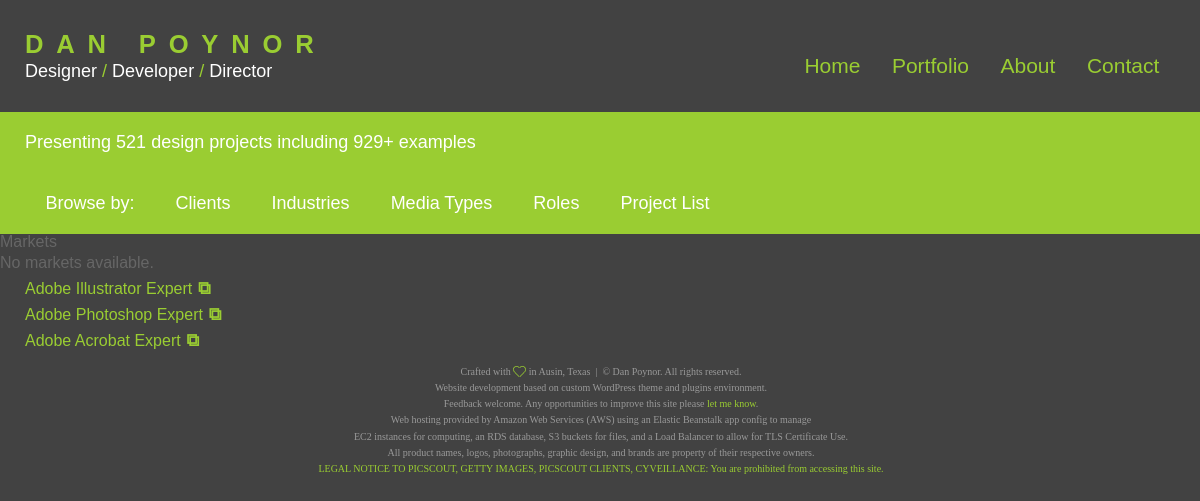
Before: /portfolio/markets/ with the older database file.
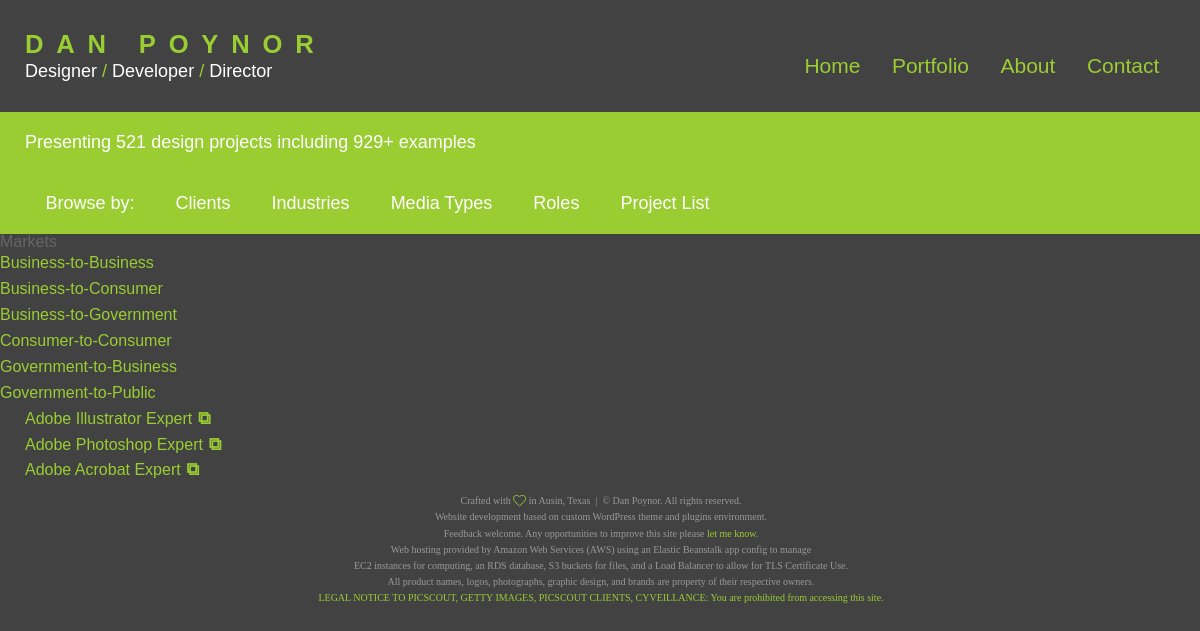
After: the same page with the newer database file.
### portfolio/models.py (models this page shows, shortened)
class Market(models.Model):
    class Meta:
        verbose_name = 'Market'
        verbose_name_plural = 'Markets'
        ordering = ['name']
    name = models.CharField(max_length=200, unique=True)
    slug = models.SlugField(max_length=200, unique=True)
    description = models.TextField(help_text="Enter the market description", blank=True, null=True)
    visible = models.BooleanField(default=True, help_text="Check if the project item should be visible")
    image_sm = models.URLField(max_length=200, blank=True, null=True, validators=[URLValidator()])
    image_md = models.URLField(max_length=200, blank=True, null=True, validators=[URLValidator()])
    image_lg = models.URLField(max_length=200, blank=True, null=True, validators=[URLValidator()])
    created_at = models.DateTimeField(auto_now_add=True)
    updated_at = models.DateTimeField(auto_now=True)
    def get_absolute_url(self):
        return reverse('market_detail', args=[str(self.slug)])

### portfolio/views.py (the view)
# urls.py: path("portfolio/markets/", views.markets, name="markets"),
def markets(request):
    markets = Market.objects.all()
    return render(request, 'pages/portfolio/markets/page.html', {'markets': markets})

### portfolio/templates/pages/portfolio/markets/page.html
{% extends 'base_portfolio.html' %}
{% block content %}
  <h1>Markets</h1>
  <ul>
    {% for market in markets %}
      <li>
        <a href="{{ market.get_absolute_url }}">{{ market.name }}</a>
      </li>
      {% empty %}
      <li>No markets available.</li>
    {% endfor %}
  </ul>
{% endblock %}

### portfolio/templates/base_portfolio.html (shortened to what this page needs)
{% load static %}
<!DOCTYPE html>
<html lang="en">
  <head>
    <link rel="stylesheet" type="text/css" href="{% static 'css/styles.css' %}" />
  </head>
  <body>
    {% include 'partials/_header.html' %}
    <div class="wrapper">
      {% include 'partials/_subnav-portfolio.html' %}
      {% block content %}
      {% endblock %}
      {% include 'partials/_footer.html' %}
    </div>
  </body>
</html>

### portfolio/templates/partials/_header.html
{% load static %}
<header>
  <div class="container">
    <div class="site-branding">
      <h1 class="site-title">Dan Poynor</h1>
      <p class="site-description">Designer <span>/</span> Developer <span>/</span> Director</p>
    </div>
    <nav>
      <ul>
        <li{% if request.resolver_match.url_name == 'home' %} class="active"{% endif %}>
          <a href="{% url 'home' %}">Home</a>
        </li>
        <li{% if request.resolver_match.url_name == 'portfolio' %} class="active"{% endif %}>
          <a href="{% url 'portfolio' %}">Portfolio</a>
        </li>
        <li{% if request.resolver_match.url_name == 'about' %} class="active"{% endif %}>
          <a href="{% url 'about' %}">About</a>
        </li>
        <li{% if request.resolver_match.url_name == 'contact' %} class="active"{% endif %}>
          <a href="{% url 'contact' %}">Contact</a>
        </li>
      </ul>
    </nav>
  </div>
</header>

### portfolio/templates/partials/_subnav-portfolio.html (shortened to what this page needs)
<div class="sub-nav">
  <div class="container">
    <div class="totals">
      <p>
        Presenting <span>521</span> design projects <span style="white-space:nowrap">including <span>929+</span> examples</span>
      </p>
    </div>
    <div class="nav portfolio-sub-tabs">
      <ul>
        <li class="prompt">Browse by:</li>
        <li id="menu-item-365" class="clients-tab menu-item menu-item-type-post_type menu-item-object-page menu-item-365">
          <a target="_top" href="/portfolio/clients/">Clients</a>
        </li>
        <li id="menu-item-362" class="industries-tab menu-item menu-item-type-post_type menu-item-object-page menu-item-362">
          <a target="_top" href="/portfolio/industries/">Industries</a>
        </li>
        <li id="menu-item-366" class="formats-tab menu-item menu-item-type-post_type menu-item-object-page menu-item-366">
          <a target="_top" href="/portfolio/media-types/">Media Types</a>
        </li>
        <li id="menu-item-490" class="roles-tab menu-item menu-item-type-post_type menu-item-object-page menu-item-490">
          <a target="_top" href="/portfolio/roles/">Roles</a>
        </li>
        <li id="menu-item-7090" class="menu-item menu-item-type-post_type menu-item-object-page menu-item-7090">
          <a target="_top" href="/portfolio/projects/">Project List</a>
        </li>
      </ul>
    </div>
  </div>
</div>

### portfolio/templates/partials/_footer.html (shortened to what this page needs)
{% load static %}
<footer>
  <div class='container'>
    <ul class='badges'>
      <li class='illustrator'><a href='https://www.youracclaim.com/badges/7d763963-9355-4948-a065-355bbc1fe3ce' target='_blank'>Adobe Illustrator Expert</a></li>
      <li class='photoshop'><a href='https://www.youracclaim.com/badges/a8ebce17-d432-4551-adc1-b05bc8bd2345' target='_blank'>Adobe Photoshop Expert</a></li>
      <li class='acrobat'><a href='https://www.youracclaim.com/users/dan-poynor' target='_blank'>Adobe Acrobat Expert</a></li>
    </ul>
    <p class="site-info">Crafted with&nbsp;&nbsp;in Ausin, Texas&nbsp; | &nbsp;<span class='nowrap'>&copy; Dan Poynor. All rights reserved.</span><br>
    Website development based on custom <span style='white-space:nowrap'>WordPress theme and plugins environment.</span><br>
    Feedback welcome. Any opportunities to improve this site <span style='white-space:nowrap'>please <a href='/contact/'>let me know</a>.</span><br>
    Web hosting provided by Amazon Web Services (AWS) using an Elastic Beanstalk app config to manage <br>EC2 instances for computing, an RDS database, S3 buckets for files, and a Load Balancer to allow for TLS Certificate Use.<br>
    All product names, logos, photographs, graphic design, and brands are property of their <span class='nowrap'>respective owners.</span><br>
    <a href='/legal-notice-to-picscout-getty-images-picscout-clients-cyveillance-you-are-prohibited-from-accessing-this-site/' target='_top'>LEGAL NOTICE TO PICSCOUT, GETTY IMAGES, PICSCOUT CLIENTS, CYVEILLANCE: You are prohibited from accessing this site.</a></p>
  </div>
</footer>

### portfolio/static/css/styles.css (style rules this page uses)
:root { --t3: #9acd32; --t4: #f6f6f6; --t5: #666666; --t6: #424242; --t7: #ffffff; --t8: #dddddd; --t9: #424242; --t10: rgba(154,205,50,.05); --t11: rgba(154,205,50,.1); --t12: rgba(154,205,50,.825); --t13: #f5faeb; }
html, button, input, select, textarea { color: #666666; }
html { -webkit-font-smoothing: antialiased; }
html, body { font: normal 100%/1.6180339888 "Source Sans Pro", sans-serif; color: #666666; color: var(--t5); }
h1, h2, h3, h4, h5, h6 { font: normal 400 1em/1 "Bitter", sans-serif; margin: 0; text-rendering: optimizeLegibility; }
a { color: #20B2AA; color: var(--t3); transition: all 0.3s ease-out; }
a, a:visited, a:hover { text-decoration: none; }
body > header a { transition: none; }
.site-title { color: #28d8cf; color: var(--t3); font-size: 1.6em; font-weight: 700; letter-spacing: 0.5em; margin: 0 0 -0.5em 0; text-transform: uppercase; white-space: nowrap; width: 100%; }
.site-description { color: rgb(255, 255, 255); font: normal 1.125em/1 "Oswald", sans-serif; margin: 1em 0 0; }
.site-description span { color: #20B2AA; color: var(--t3); }
.nowrap { white-space: nowrap; }
*, *:before, *:after { -moz-box-sizing: border-box; -webkit-box-sizing: border-box; box-sizing: border-box; }
html, body { width: 100%; height: 100%; margin: 0; padding: 0; background-color: #424242; background-color: var(--t9); background-image: url(/wp-content/themes/danpoynor-2017/images/backgrounds/tile.png); background-attachment: fixed; transition: background-color 0.3s ease-out; overflow-anchor: none; }
body { position: relative; min-height: 100%; margin: 0; }
header, main, section, article, aside, nav, figure, figcaption, footer { display: block; }
.container { margin: 0 auto; padding: 0 1em; position: relative; width: 100%; max-width: 1182px; }
body > header .container { height: 7em; }
body > header { color: rgb(255, 255, 255); width: 100%; }
body > header .container { position: relative; overflow: visible; display: flex; flex-flow: row nowrap; justify-content: space-between; align-items: center; }
body > header .site-branding { display: flex; flex-flow: row wrap; justify-content: flex-start; align-items: flex-start; }
header nav ul { list-style-type: none; font: normal 1.3125em/1 "Oswald", sans-serif; margin: 0; padding: 1.175em 0 0; display: flex; flex-flow: row nowrap; justify-content: space-between; align-items: flex-start; }
header nav ul > li { margin: 0; position: relative; }
header nav ul > li > a { color: #20B2AA; color: var(--t3); display: inline-block; padding: 0.5em 0.75em 0.75em; position: relative; white-space: nowrap; transition: color 0.3s ease-in-out; }
a[target=_blank]:after { content: "⧉"; font-size: 1.1em; font-weight: 700; line-height: 1; padding-left: 0.33em; }
.footer-heart { vertical-align: text-top; }
ul { list-style-type: none; margin: 0; padding: 0; }
li { margin: 0; }
.sub-nav { background: #20B2AA; background: var(--t3); }
.sub-nav .container { display: flex; flex-flow: row wrap; justify-content: space-between; align-items: center; color: rgb(255, 255, 255); }
.sub-nav .container .totals { font: normal 1.125em/1.4 "Oswald", sans-serif; margin: 1em 0; }
.sub-nav .container .totals p { margin: 0; }
@media only screen and (min-width: 720.1px) { .sub-nav .container .portfolio-sub-tabs ul { display: flex; font: normal 1.125em/1.4 "Oswald", sans-serif; flex-flow: row wrap; justify-content: flex-start; align-items: flex-start; margin-top: 0.5em; } }
@media only screen and (min-width: 720.1px) { .sub-nav .container .portfolio-sub-tabs ul li { margin: 0 2.5px; padding: 0; transition: background-image 0.3s ease-out; overflow: hidden; } }
@media only screen and (min-width: 720.1px) { .sub-nav .container .portfolio-sub-tabs ul li:last-of-type { margin-right: 0; } }
@media only screen and (min-width: 720.1px) { .sub-nav .container .portfolio-sub-tabs ul li a { color: rgb(255, 255, 255); display: block; margin: 0; padding: 0.5em 1em 1em; position: relative; overflow: hidden; white-space: nowrap; } }
@media only screen and (min-width: 720.1px) { .sub-nav .container .portfolio-sub-tabs ul li.prompt { padding: 0.5em 1em 1em; } }
.site-info { color: #999; font-family: verdana, sans-serfif; font-size: x-small; margin-right: -0.2em; text-align: center; }

Changed rows visible on the page:
added Market: name "Business-to-Business"
added Market: name "Business-to-Consumer"
added Market: name "Business-to-Government"
added Market: name "Consumer-to-Consumer"
added Market: name "Government-to-Business"
added Market: name "Government-to-Public"
Other visible differences:
text no longer shown: "No markets available."
